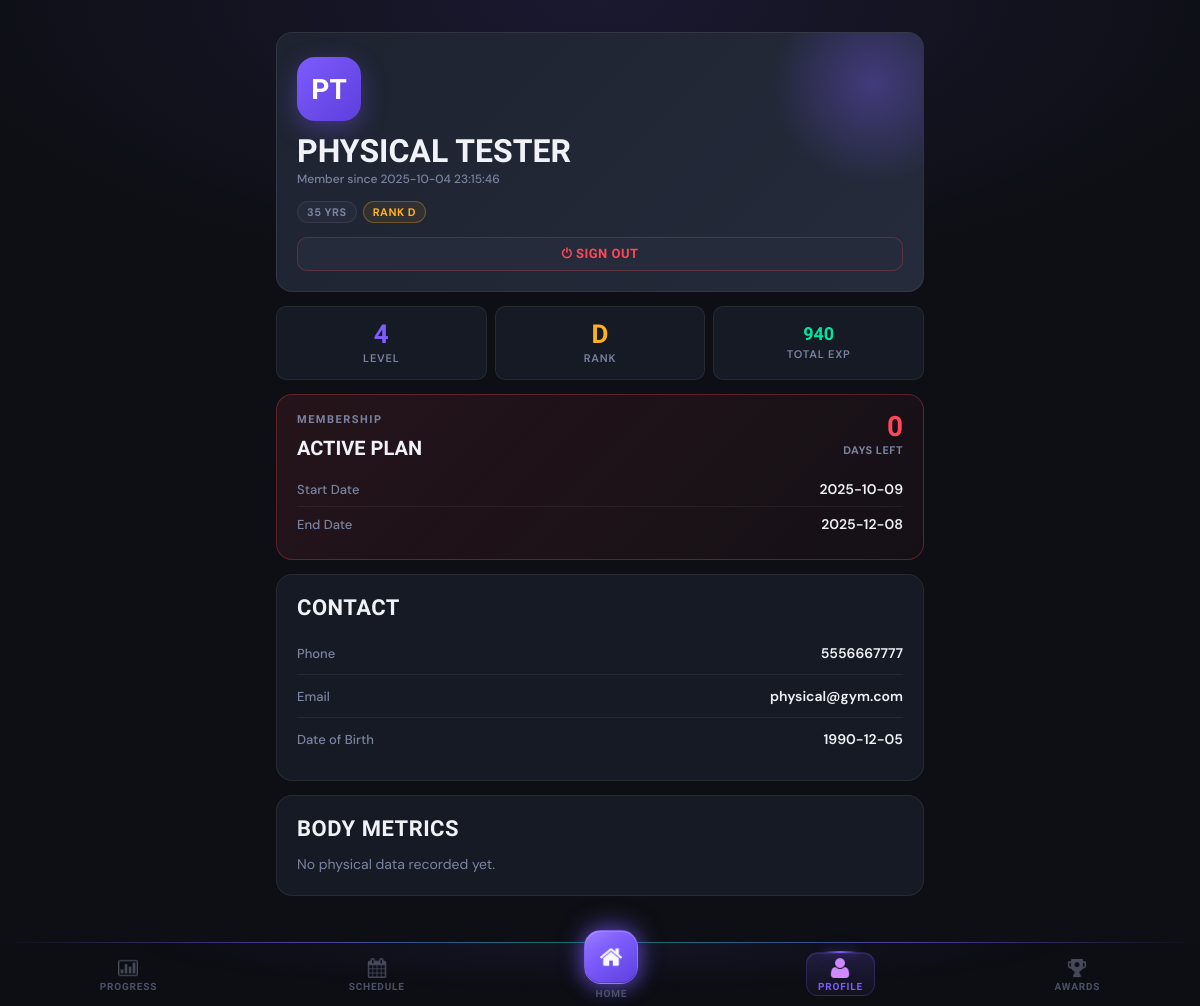
Page /profile (signed in) on the earlier database version.
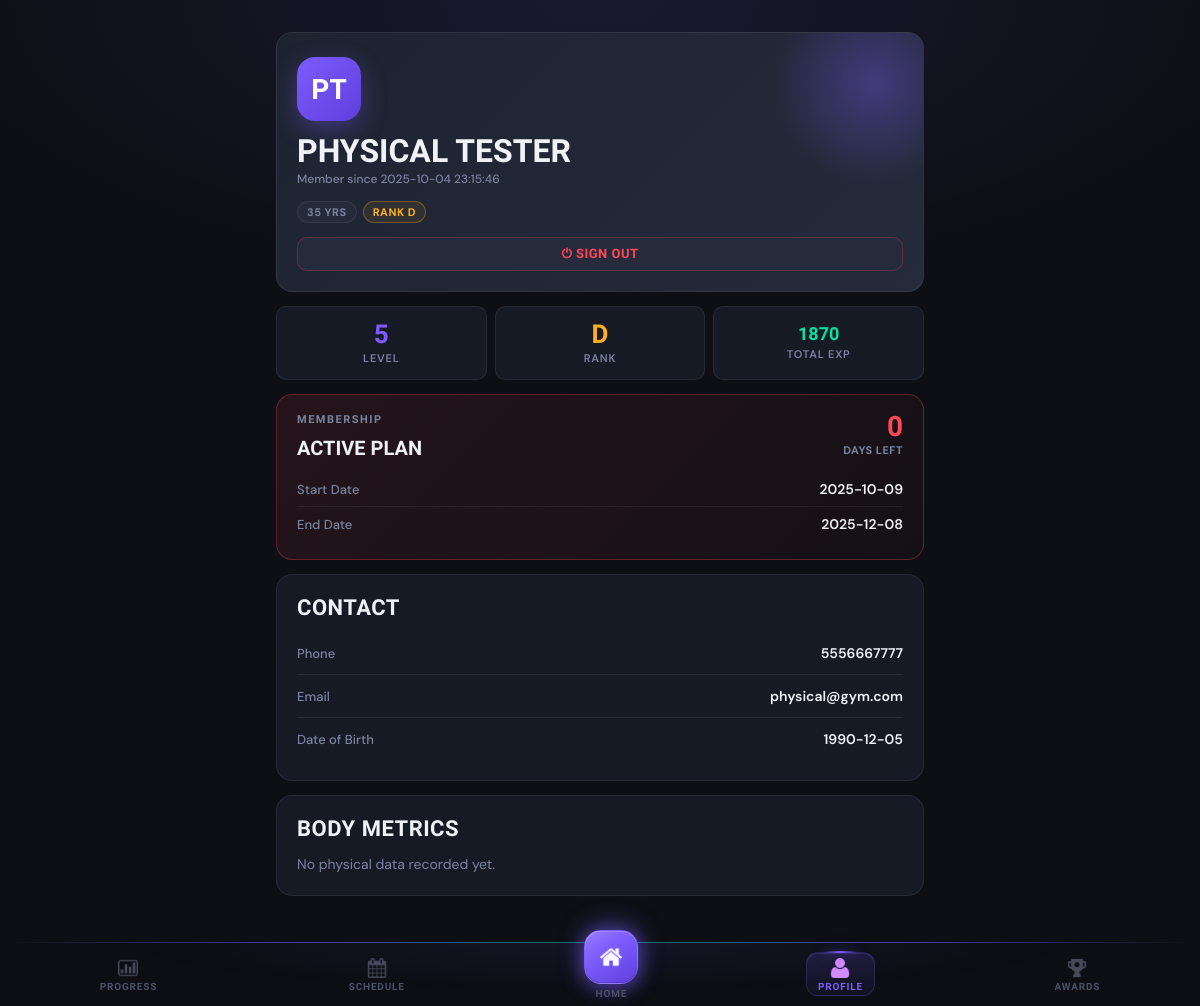
Same page on the later database version.
### tables this page shows
CREATE TABLE client_gamification (
                gamification_id INTEGER PRIMARY KEY AUTOINCREMENT,
                client_id INTEGER UNIQUE NOT NULL,
                current_level INTEGER DEFAULT 1,
                current_exp INTEGER DEFAULT 0,
                total_exp INTEGER DEFAULT 0,
                rank TEXT DEFAULT 'E',
                client_class TEXT,
                class_unlocked_at_level INTEGER, current_streak INTEGER DEFAULT 0, longest_streak INTEGER DEFAULT 0, total_reps INTEGER DEFAULT 0, workouts_completed INTEGER DEFAULT 0,
                FOREIGN KEY (client_id) REFERENCES clients(client_id) ON DELETE CASCADE
            );

### main.py (the view, shortened to what this page needs)
@app.route('/profile')
@login_required
def profile():
    client_id = session['client_id']
    client = Client.get_by_id(client_id)
    physical_data = client.get_latest_physical_data()
    gam_data = client.get_gamification_data()
    physical_data_calculated = {}
    mc = MembershipController()
    membership = mc.get_client_membership(client_id)
    if membership:
        start_date = datetime.strptime(membership['start_date'], '%Y-%m-%d').date()
        end_date = datetime.strptime(membership['end_date'], '%Y-%m-%d').date()
        days_left = (end_date - date.today()).days
    return render_template('profile.html',
                         client=client,
                         physical_data=physical_data,
                         physical_data_calculated = physical_data_calculated,
                         gam_data=gam_data,
                         membership=membership,
                         start_date=start_date,
                         end_date=end_date,
                         days_left=days_left)

### controllers/membership_controller.py (called while the page is built)
    def get_client_membership(self, client_id):
        query = """
            SELECT * FROM client_memberships
            WHERE client_id = ?
            ORDER BY end_date DESC
            LIMIT 1
        """
        result = self.db.execute_query(query, (client_id,))
        return dict(result[0]) if result else None

### database/db_manager.py (called while the page is built)
    def connect(self):
        self.conn = sqlite3.connect(self.db_name)
        self.conn.row_factory = sqlite3.Row  # Access columns by name
        self.cursor = self.conn.cursor()

    def disconnect(self):
        if self.conn:
            self.conn.close()

    def execute_query(self, query, params=None):
        self.connect()
        if params:
            self.cursor.execute(query, params)
        else:
            self.cursor.execute(query)
        results = self.cursor.fetchall()
        self.disconnect()
        return results

### main.py (called while the page is built)
def login_required(f):
    @wraps(f)
    def decorated_function(*args, **kwargs):
        if 'client_id' not in session:
            return redirect(url_for('login'))
        return f(*args, **kwargs)
    return decorated_function

### models/client.py (called while the page is built)
    @property
    def full_name(self):
        return f"{self.first_name} {self.last_name}"

### templates/profile.html (shortened to what the changed rows need)
{% extends "base.html" %}
{% block content %}
<div class="profile-hero">
    <div class="profile-tags">
        {% if client.age %}<span class="tag">{{ client.age }} yrs</span>{% endif %}
        {% if gam_data %}<span class="tag tag-amber">Rank {{ gam_data.rank }}</span>{% endif %}
    </div>
</div>
{% if gam_data %}
<div class="gam-row">
    <div class="gam-cell">
        <span class="gam-cell-val" style="color:var(--brand);">{{ gam_data.current_level }}</span>
        <span class="gam-cell-lbl">Level</span>
    </div>
    <div class="gam-cell">
        <span class="gam-cell-val" style="color:var(--amber);">{{ gam_data.rank }}</span>
        <span class="gam-cell-lbl">Rank</span>
    </div>
    <div class="gam-cell">
        <span class="gam-cell-val" style="color:var(--green); font-size:18px; padding-top:4px;">{{ gam_data.total_exp }}</span>
        <span class="gam-cell-lbl">Total EXP</span>
    </div>
</div>
{% endif %}
<div class="card">
    <h2>Contact</h2>
</div>
{% if physical_data %}
<div class="card">
    <h2>Body Metrics</h2>
    <div class="metrics-grid">
        <div class="metric-item">
            <span class="metric-val">{{ physical_data.height_cm }} <small style="font-size:14px;color:var(--text-muted);">cm</small></span>
            <span class="metric-lbl">Height</span>
        </div>
        <div class="metric-item">
            <span class="metric-val">{{ physical_data.weight_kg }} <small style="font-size:14px;color:var(--text-muted);">kg</small></span>
            <span class="metric-lbl">Weight</span>
        </div>
        {% if physical_data.body_fat_percentage %}
        <div class="metric-item">
            <span class="metric-val">{{ physical_data.body_fat_percentage }}<small style="font-size:14px;color:var(--text-muted);">%</small></span>
            <span class="metric-lbl">Body Fat</span>
        </div>
        {% endif %}
        <div class="metric-item">
            <span class="metric-val" style="font-size:16px; padding-top:3px;">{{ physical_data.activity }}</span>
            <span class="metric-lbl">Activity</span>
        </div>
        {% if physical_data.chest_cm %}<div class="metric-item"><span class="metric-val">{{ physical_data.chest_cm }}<small style="font-size:13px;color:var(--text-muted);">cm</small></span><span class="metric-lbl">Chest</span></div>{% endif %}
        {% if physical_data.arms_cm %}<div class="metric-item"><span class="metric-val">{{ physical_data.arms_cm }}<small style="font-size:13px;color:var(--text-muted);">cm</small></span><span class="metric-lbl">Arms</span></div>{% endif %}
        {% if physical_data.waist_cm %}<div class="metric-item"><span class="metric-val">{{ physical_data.waist_cm }}<small style="font-size:13px;color:var(--text-muted);">cm</small></span><span class="metric-lbl">Waist</span></div>{% endif %}
        {% if physical_data.hips_cm %}<div class="metric-item"><span class="metric-val">{{ physical_data.hips_cm }}<small style="font-size:13px;color:var(--text-muted);">cm</small></span><span class="metric-lbl">Hips</span></div>{% endif %}
        {% if physical_data.thighs_cm %}<div class="metric-item"><span class="metric-val">{{ physical_data.thighs_cm }}<small style="font-size:13px;color:var(--text-muted);">cm</small></span><span class="metric-lbl">Thighs</span></div>{% endif %}
        {% if physical_data.claf_cm %}<div class="metric-item"><span class="metric-val">{{ physical_data.claf_cm }}<small style="font-size:13px;color:var(--text-muted);">cm</small></span><span class="metric-lbl">Calf</span></div>{% endif %}
        {% if physical_data.forearms_cm %}<div class="metric-item"><span class="metric-val">{{ physical_data.forearms_cm }}<small style="font-size:13px;color:var(--text-muted);">cm</small></span><span class="metric-lbl">Forearms</span></div>{% endif %}
    </div>
    <div class="section-label" style="margin-top:18px;">Calculated</div>
    <div class="calc-grid">
        {% if physical_data_calculated.bmi_value %}
        <div class="calc-item">
            <span class="calc-val">{{ physical_data_calculated.bmi_value }}</span>
            <span class="calc-lbl">BMI</span>
        </div>
        {% endif %}
        {% if physical_data_calculated.mhr_value %}
        <div class="calc-item">
            <span class="calc-val">{{ physical_data_calculated.mhr_value }}</span>
            <span class="calc-lbl">Max Heart Rate</span>
        </div>
        {% endif %}
        {% if physical_data_calculated.bmr_value %}
        <div class="calc-item">
            <span class="calc-val">{{ physical_data_calculated.bmr_value }}</span>
            <span class="calc-lbl">BMR (cal)</span>
        </div>
        {% endif %}
        {% if physical_data_calculated.tdee_value %}
        <div class="calc-item">
            <span class="calc-val">{{ physical_data_calculated.tdee_value }}</span>
            <span class="calc-lbl">TDEE (cal)</span>
        </div>
        {% endif %}
    </div>
    <p style="font-size:11px; margin-top:10px; text-align:right;">Updated {{ physical_data.measurement_date }}</p>
</div>
{% else %}
<div class="card">
    <h2>Body Metrics</h2>
</div>
{% endif %}
{% endblock %}

Differences in the rows shown:
changed client_gamification: current_level "4" → "5"; total_exp "940" → "1870"
